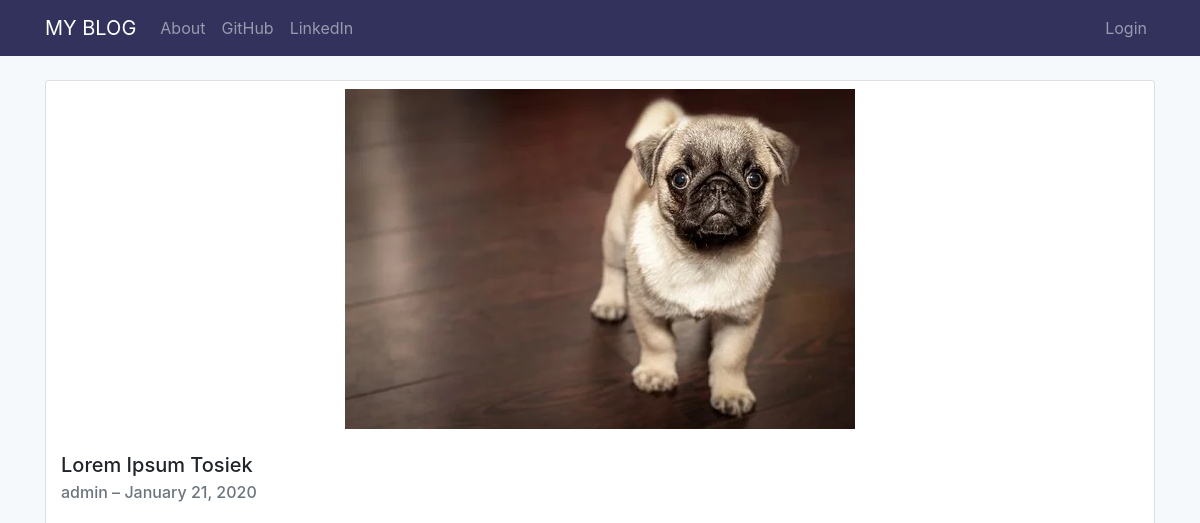
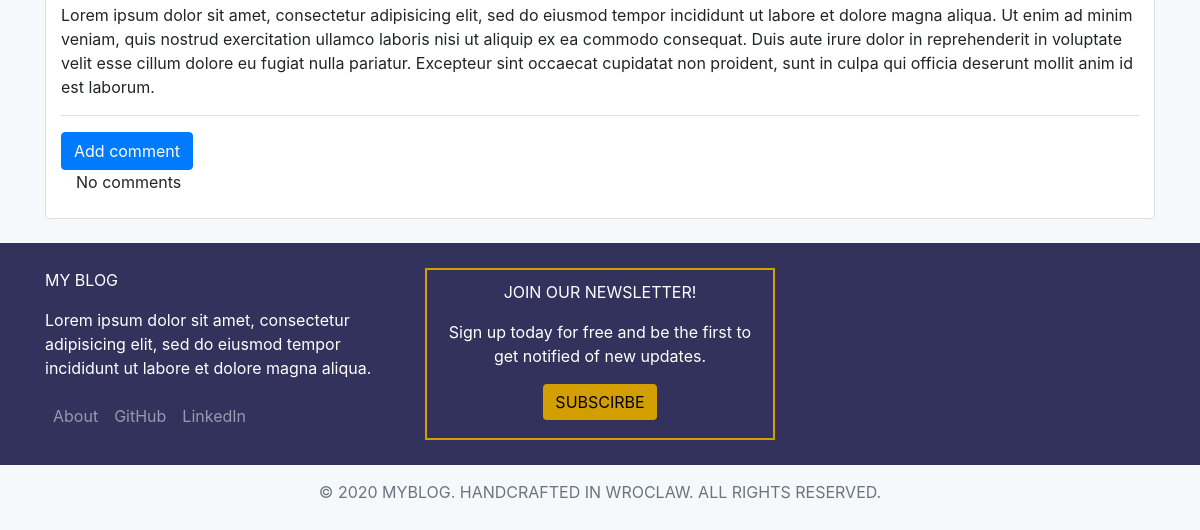
Page /post/23 on the earlier database version (2 pictures, top to bottom).
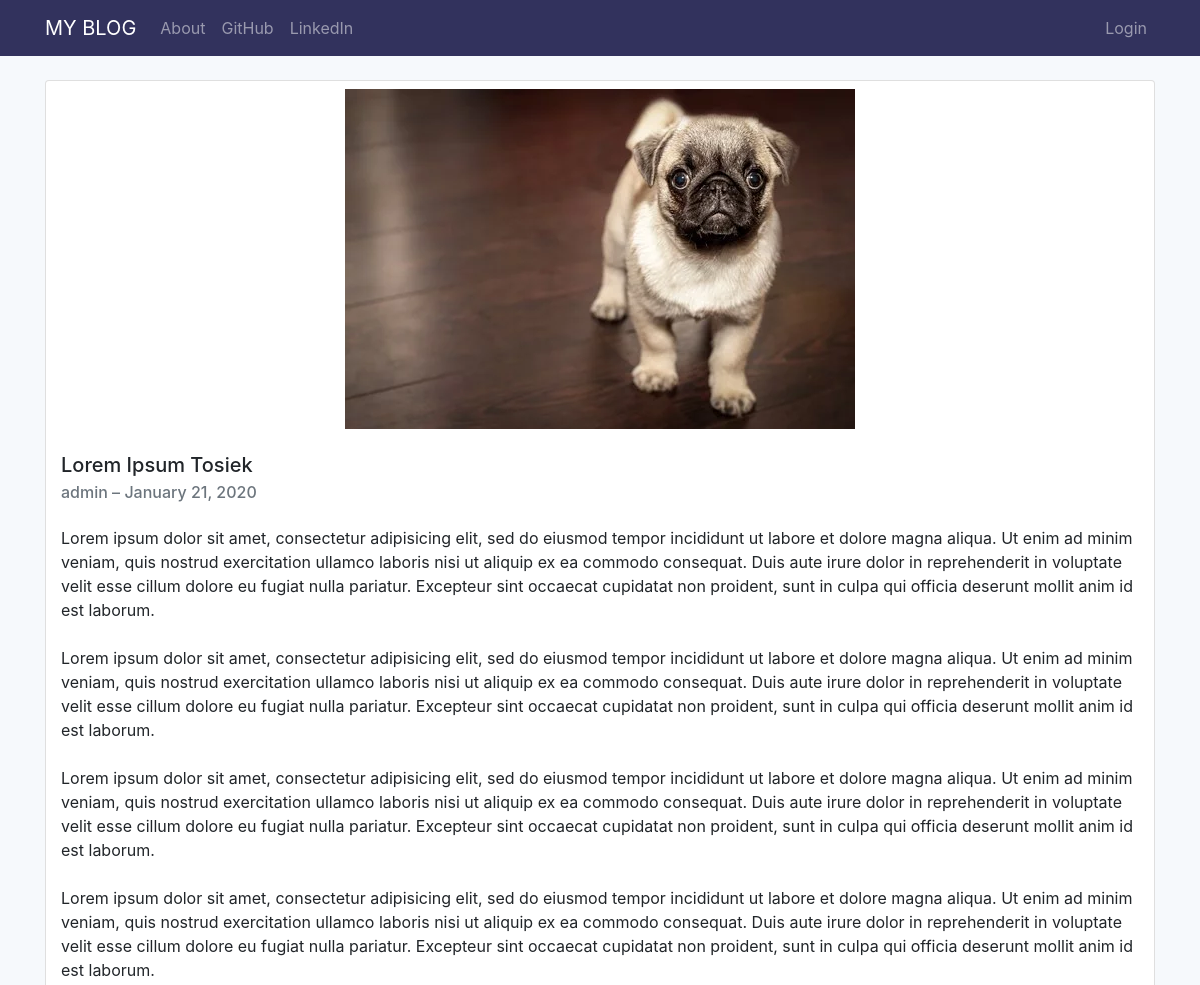
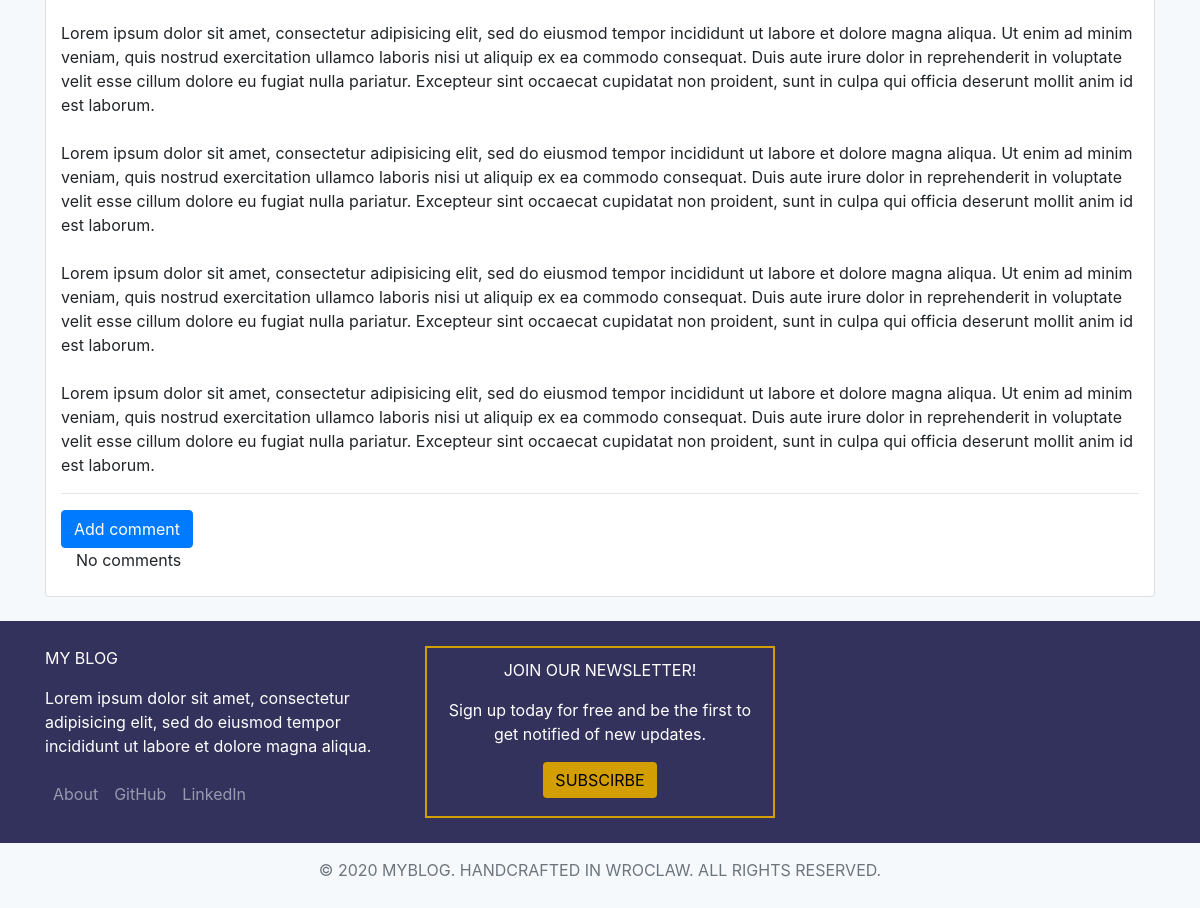
Same page on the later database version (2 pictures, top to bottom).
### blog/models.py (models this page shows, shortened)
class Post(models.Model):
    author = models.ForeignKey("auth.User", on_delete=models.CASCADE)
    title = models.CharField(max_length=200)
    text = models.TextField()
    image = models.ImageField(upload_to="post_img/", blank=True)
    create_date = models.DateTimeField(default=timezone.now)
    published_date = models.DateTimeField(blank=True, null=True)

### blog/views.py (the view)
# urls.py: path("post/<int:pk>", views.PostDetailView.as_view(), name="post_detail"),
class PostDetailView(DetailView):
    model = Post

### blog/templates/blog/post_detail.html (shortened to what this page needs)
{% extends "blog/base.html" %}
{% load static %}
{% block body_block %}
  <div class="card mb-4">
    <div class="container my-2">
      <div class="text-center">
        {% if post.image %}
          <img src="{{post.image.url}}" class="img-fluid">
        {% else %}
          <img src="{% static "img/default_post.jpg" %}" class="img-fluid">
        {% endif %}
      </div>
      <h5 class="card-title mt-4">{{ post.title }}</h5>
      {% if post.published_date %}
        <h6 class="card-subtitle text-muted">{{ post.author }} – {{ post.published_date|date:"F d, Y" }}</h6>
      {% else %}
        <a class="btn btn-primary" href="{% url 'post_publish' pk=post.pk %}">Publish</a>
      {% endif %}
        <br>
        <p class="card-text">{{post.text|safe|linebreaksbr}}</p>
      <hr>
      <a class="btn btn-primary" href="{% url 'add_comment_to_post' pk=post.pk %}">Add comment</a>
      <div class="container">
        {% for comment in post.comments.all %}
          <br>
          {% if user.is_authenticated or comment.approved_comment %}
            <p>{{comment.author}} | {{comment.create_date}}</p>
            {% if not comment.approved_comment %}
              <a class="btn btn-success" href="{% url 'comment_approve' pk=comment.pk %}">Approve</a>
              <a class="btn btn-danger" href="{% url 'comment_remove' pk=comment.pk %}">Delete</a>
            {% endif %}
            <div class="card">
              <div class="container">
                <p class="mt-2">{{comment.text|safe|linebreaksbr}}</p>
              </div>
            </div>
          {% endif %}
          {% empty %}
          <p>No comments</p>
        {% endfor %}
      </div>
    </div>
  </div>
{% endblock %}

### blog/templates/blog/base.html (shortened to what this page needs)
<!DOCTYPE html>
{% load static %}
<html lang="en" dir="ltr">
  <head>
    <link rel="stylesheet" href="https://stackpath.bootstrapcdn.com/bootstrap/4.4.1/css/bootstrap.min.css">
    <link rel="stylesheet" href="//cdn.jsdelivr.net/npm/medium-editor@latest/dist/css/medium-editor.min.css" type="text/css" media="screen" charset="utf-8">
    <link rel="stylesheet" href="{% static 'css/blog.css' %}">
  </head>
  <body>
    <div class="page">
      <nav class="navbar navbar-expand-md navbar-dark sticky-top">
        <div class="container">
          <a class="navbar-brand" href="{% url 'post_list' %}">MY BLOG</a>
          <div class="collapse navbar-collapse" id="navbarSupportedContent">
            <ul class="navbar-nav mr-auto">
              <li class="nav-item">
                <a class="nav-link" href="{% url 'about' %}">About</a>
              </li>
              <li class="nav-item">
                <a class="nav-link" href="https://github.com/iseekk">GitHub</a>
              </li>
              <li class="nav-item">
                <a class="nav-link" href="www.linkedin.com/in/w-sidorowicz">LinkedIn</a>
              </li>
            </ul>
            <ul class="navbar-nav ml-auto">
              {% if user.is_authenticated %}
              <li class="nav-item">
                <a class="nav-link" href="{% url 'post_new' %}">New post</a>
              </li>
              <li class="nav-item">
                <a class="nav-link" href="{% url 'draft_list' %}">Drafts</a>
              </li>
              <li class="nav-item">
                <a class="nav-link" href="{% url 'profile_update' %}">My account</a>
              </li>
              <li class="nav-item">
                <a class="nav-link" href="{% url 'admin:index' %}">Admin</a>
              </li>
              <li class="nav-item">
                <a class="nav-link" href="{% url 'logout' %}">Logout</a>
              </li>
              {% else %}
              <li class="nav-item">
                <a class="nav-link" href="{% url 'login' %}">Login</a>
              </li>
              {% endif %}
            </ul>
          </div>
        </div>
      </nav>
      <div class="container">
        <br>
          {% block body_block %}
          {% endblock %}
      </div>
    </div>
    <div class="footer">
      <div class="container">
        <div class="row footer-row">
          <div class="col-4">
            <p>MY BLOG</p>
            <p>Lorem ipsum dolor sit amet, consectetur adipisicing elit, sed do eiusmod tempor incididunt ut labore et dolore magna aliqua.</p>
            <div class="footer-nav">
              <nav class="nav navbar-dark navbar-expand">
                <ul class="navbar-nav">
                  <a class="nav-link" href="{% url 'about' %}">About</a>
                  <a class="nav-link" href="https://github.com/iseekk">GitHub</a>
                  <a class="nav-link" href="https://linkedin.com/in/w-sidorowicz">LinkedIn</a>
                </ul>
              </nav>
            </div>
          </div>
          <div class="col-4">
            <div class="container footer-email text-center">
              <p>JOIN OUR NEWSLETTER!</p>
              <p>Sign up today for free and be the first to get notified of new updates.</p>
              <div class="mb-2">
                <a href="{% url 'new_subscriber' %}" class="btn btn-warning sub-btn">SUBSCIRBE</a>
              </div>
            </div>
          </div>
        </div>
      </div>
    </div>
    <div class="copyrights text-center text-muted">
        <p>© 2020 MYBLOG. HANDCRAFTED IN WROCLAW. ALL RIGHTS RESERVED.</p>
    </div>
  </body>
</html>

### blog/static/css/blog.css (style rules this page uses)
body { background-color: rgb(246, 249, 252); margin: 0px; border: 0px; padding: 0px; }
.navbar { background-color: rgb(50, 50, 93); }
.footer { background-color: rgb(50, 50, 93); color: white; }
.footer-row { padding-top: 25px; padding-bottom: 25px; }
.footer-email { border: 2px solid #d39e00; padding-top: 10px; padding-bottom: 10px; }
.sub-btn { background-color: #d39e00; color: black; border: 0px; }
.copyrights { padding-top: 15px; padding-bottom: 15px; }

Differences in the rows shown:
changed Post "Lorem Ipsum Tosiek": text "…anim id est laborum." → "…anim id est laborum. Lorem ipsum dolor sit amet, consectetur adipisicing elit, sed do eiusmod tempor incididunt ut labore et dolore magna aliqua. Ut enim ad minim veniam, quis nostrud exercitation ullamco laboris nisi ut aliquip ex ea commodo consequat. Duis aute irure dolor in reprehenderit in voluptate velit esse cillum dolore eu fugiat nulla pariatur. Excepteur sint occaecat cupidatat non proident, sunt in culpa qui officia deserunt mollit anim id est laborum. Lorem ipsum dolor sit amet, consectetur adipisicing elit, sed do eiusmod tempor incididunt ut labore et dolore magna aliqua. Ut enim ad minim veniam, quis nostrud exercitation ullamco laboris nisi ut aliquip ex ea commodo…"
